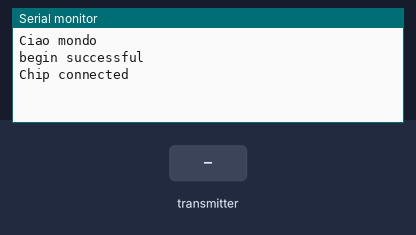
The program below on a simulated Arduino Uno, built with avr-gcc and run on an emulated ATmega328P. Parts: the last lines printed to the serial monitor. The inputs (shaded band) are chosen by the test bench. No radio packets arrive unless stated.

Above: at 1.2 s.
1.3 s: the transmitter starts sending dataToReceive.0 = 0
At 1.37 s:
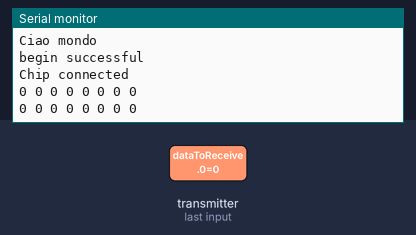
3.2 s: the transmitter starts sending dataToReceive.1 = 0
6.2 s: the transmitter starts sending dataToReceive.2 = 256
At 6.32 s:
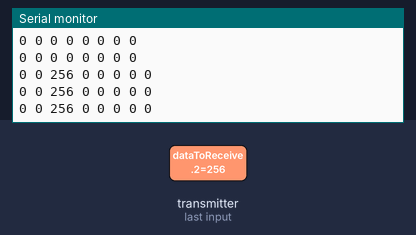
9.2 s: the transmitter starts sending dataToReceive.3 = 0
12.2 s: the transmitter starts sending dataToReceive.4 = 0
15.2 s: the transmitter starts sending dataToReceive.0 = 256
At 15.32 s:
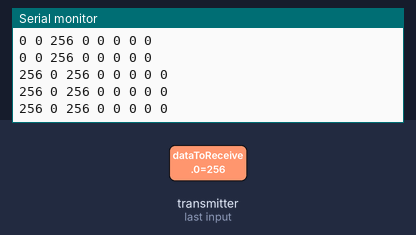

Measured:
- after the input at 1.3 s, the serial monitor: prints a new line at once (image 1)
- after the input at 6.2 s, the serial monitor: prints a new line at once (image 2)
- after the input at 15.2 s, the serial monitor: prints a new line at once (image 3)

The program:

main.cpp
```cpp
/*
 * nRF24L01+ Receiver code written by drselim
 * https://www.youtube.com/c/drselim
 *
 */
#include <RF24.h>
#include <SPI.h>
#include <nRF24L01.h>
RF24          radio(8, 7); // CE, CSN
const uint8_t address[] = {0xCC, 0xCE, 0xCC, 0xCE, 0xCC};

void setup() {
    Serial.begin(9600);
    auto result = radio.begin();
    radio.openReadingPipe(5, address);
    radio.setPALevel(RF24_PA_MIN);
    radio.startListening();

    Serial.println("Ciao mondo");
    if (result) {
        Serial.println("begin successful");
    }

    if (radio.isChipConnected()) {
        Serial.println("Chip connected");
    }

    char buffer[870] = {'\0'};
    radio.sprintfPrettyDetails(buffer);
    Serial.println(buffer);
}
void loop() {

    if (radio.available()) {
        int dataToReceive[8];

        radio.read(&dataToReceive, sizeof(dataToReceive));

        String bosluk = " ";
        String String_to_Print = dataToReceive[0] + bosluk + dataToReceive[1] +
                                 bosluk + dataToReceive[2] + bosluk +
                                 dataToReceive[3] + bosluk + dataToReceive[4] +
                                 bosluk + dataToReceive[5] + bosluk +
                                 dataToReceive[6] + bosluk + dataToReceive[7];

        Serial.println(String_to_Print);
    }
}
```
